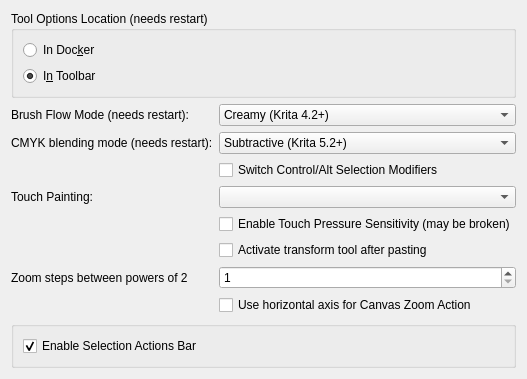
     <widget class="QWidget" name="Tools">
      <attribute name="title">
       <string>Tools</string>
      </attribute>
      <layout class="QFormLayout" name="formLayout_12">
       <item row="0" column="0" colspan="2">
        <widget class="QGroupBox" name="groupBox_4">
         <property name="title">
          <string>Tool Options Location (needs restart)</string>
         </property>
         <layout class="QVBoxLayout" name="verticalLayout_3">
          <item>
           <widget class="QRadioButton" name="m_radioToolOptionsInDocker">
            <property name="text">
             <string>In Doc&amp;ker</string>
            </property>
           </widget>
          </item>
          <item>
           <widget class="QRadioButton" name="m_radioToolOptionsInToolbar">
            <property name="text">
             <string>I&amp;n Toolbar</string>
            </property>
            <property name="checked">
             <bool>true</bool>
            </property>
           </widget>
          </item>
         </layout>
        </widget>
       </item>
       <item row="1" column="0">
        <widget class="QLabel" name="lblFlowMode">
         <property name="text">
          <string>Brush Flow Mode (needs restart):</string>
         </property>
        </widget>
       </item>
       <item row="1" column="1">
        <widget class="QComboBox" name="cmbFlowMode">
         <item>
          <property name="text">
           <string>Creamy (Krita 4.2+)</string>
          </property>
         </item>
         <item>
          <property name="text">
           <string>Hard (Krita 4.1 and earlier versions)</string>
          </property>
         </item>
        </widget>
       </item>
       <item row="2" column="0">
        <widget class="QLabel" name="lblCmykBlendingMode">
         <property name="text">
          <string>CMYK blending mode (needs restart):</string>
         </property>
        </widget>
       </item>
       <item row="2" column="1">
        <widget class="QComboBox" name="cmbCmykBlendingMode">
         <item>
          <property name="text">
           <string>Subtractive (Krita 5.2+)</string>
          </property>
         </item>
         <item>
          <property name="text">
           <string>Additive (Krita 5.1 and earlier versions)</string>
          </property>
         </item>
        </widget>
       </item>
       <item row="7" column="1">
        <widget class="QCheckBox" name="m_chkSwitchSelectionCtrlAlt">
         <property name="text">
          <string>Switch Control/Alt Selection Modifiers</string>
         </property>
        </widget>
       </item>
       <item row="8" column="0">
        <widget class="QLabel" name="lblTouchPainting">
         <property name="text">
          <string>Touch Painting:</string>
         </property>
        </widget>
       </item>
       <item row="8" column="1">
        <widget class="QComboBox" name="cmbTouchPainting"/>
       </item>
       <item row="9" column="1">
        <widget class="QCheckBox" name="chkTouchPressureSensitivity">
         <property name="toolTip">
          <string>Enable reading of pressure state for touch events. This data may be broken on some platforms, e.g. on some Android devices, where pressure may be reported as 0.0 all the time.</string>
         </property>
         <property name="text">
          <string>Enable Touch Pressure Sensitivity (may be broken)</string>
         </property>
        </widget>
       </item>
       <item row="10" column="1">
        <widget class="QCheckBox" name="chkEnableTransformToolAfterPaste">
         <property name="text">
          <string>Activate transform tool after pasting</string>
         </property>
        </widget>
       </item>
       <item row="11" column="0">
        <widget class="QLabel" name="lblZoomSteps">
         <property name="text">
          <string>Zoom steps between powers of 2</string>
         </property>
        </widget>
       </item>
       <item row="11" column="1">
        <widget class="QSpinBox" name="spnZoomSteps">
         <property name="minimum">
          <number>1</number>
         </property>
         <property name="maximum">
          <number>32</number>
         </property>
        </widget>
       </item>
       <item row="12" column="1">
        <widget class="QCheckBox" name="chkZoomHorizontally">
         <property name="text">
          <string>Use horizontal axis for Canvas Zoom Action</string>
         </property>
        </widget>
       </item>
       <item row="13" column="0" colspan="2">
        <widget class="QGroupBox" name="groupBox_5">
         <property name="alignment">
          <set>Qt::AlignLeading|Qt::AlignLeft|Qt::AlignTop</set>
         </property>
         <layout class="QFormLayout" name="formLayout_3">
          <item row="0" column="0">
           <widget class="QCheckBox" name="chkEnableSelectionActionBar">
            <property name="toolTip">
             <string>When enabled, any selections will produce a small floating panel of useful selection-related actions.</string>
            </property>
            <property name="text">
             <string>Enable Selection Actions Bar</string>
            </property>
            <property name="checked">
             <bool>true</bool>
            </property>
           </widget>
          </item>
         </layout>
        </widget>
       </item>
      </layout>
     </widget>
